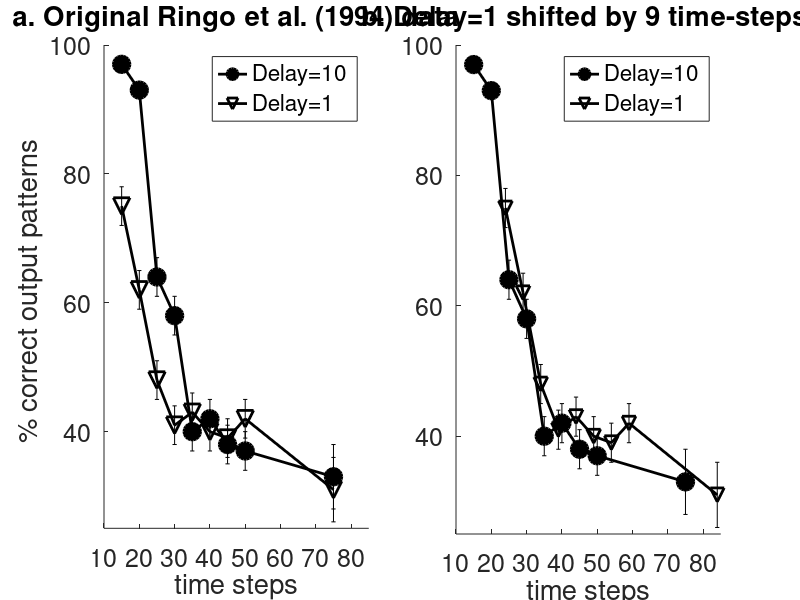

Reproduce this figure in MATLAB.
data = [97  93  64 58 40 42 38 37 33
        75  62  48 41 43 40 39 42 31];
err  = [1.2 1.2  3  3  3  3  3  3  5
          3   3  3  3  3  3  3  3  5];
     
t=[15:5:50 75];

figure;
set(gcf, 'Position', [       5         160        1276         514]);

subplot(1,2,1);
hold on;
set(gca, 'LooseInset', get(gca,'TightInset'))
set(gca, 'FontSize', 18);
set(gca, 'xtick', [10:10:80], 'ytick', 40:20:100);
set(gca, 'xlim', [10 85], 'ylim', [25 100]);
plot(t,data(1,:), '-ok', 'LineWidth', 2, 'MarkerSize', 12, 'MarkerFaceColor', 'k');
plot(t,data(2,:), '-vk', 'LineWidth', 2, 'MarkerSize', 12);
errorbar(t, data(1,:), err(1,:), 'k');
errorbar(t, data(2,:), err(2,:), 'k');
legend({'Delay=10 ' 'Delay=1'});
title('a. Original Ringo et al. (1994) data');
xlabel('time steps');
ylabel('% correct output patterns ')

drawnow;
pos1 = get(gca, 'Position');

subplot(1,2,2);
hold on;
%set(gca, 'Position', [0.55 pos2(2:end)]);%0.2086    0.2799    0.6489])
set(gca, 'FontSize', 18);
set(gca, 'LooseInset', get(gca,'TightInset'))
set(gca, 'xtick', [10:10:80], 'ytick', 40:20:100);
set(gca, 'xlim', [10 85], 'ylim', [25 100]);
plot(t,data(1,:), '-ok', 'LineWidth', 2, 'MarkerSize', 12, 'MarkerFaceColor', 'k');
plot(t+9,data(2,:), '-vk', 'LineWidth', 2, 'MarkerSize', 10);
errorbar(t, data(1,:), err(1,:), 'k');
errorbar(t+9, data(2,:), err(2,:), 'k');
legend({'Delay=10 ' 'Delay=1'});
title('b. Delay=1 shifted by 9 time-steps ');
xlabel('time steps');

drawnow;
pos2 = get(gca, 'Position');

set(gca, 'Position', [0.57 pos2(2:end)]);%0.2086    0.2799    0.6489])

